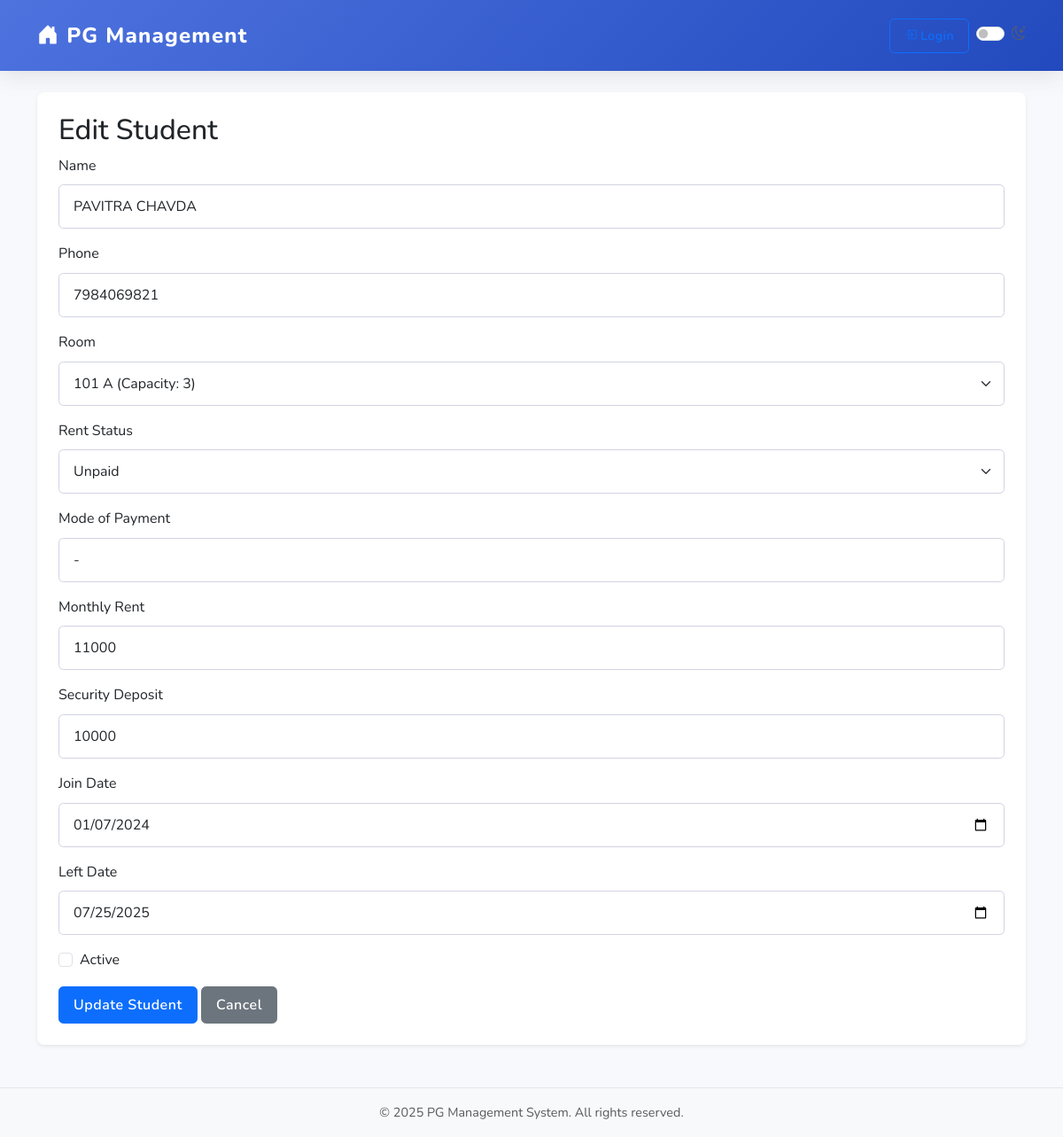
The page /students/edit/1 on the database as committed earlier.
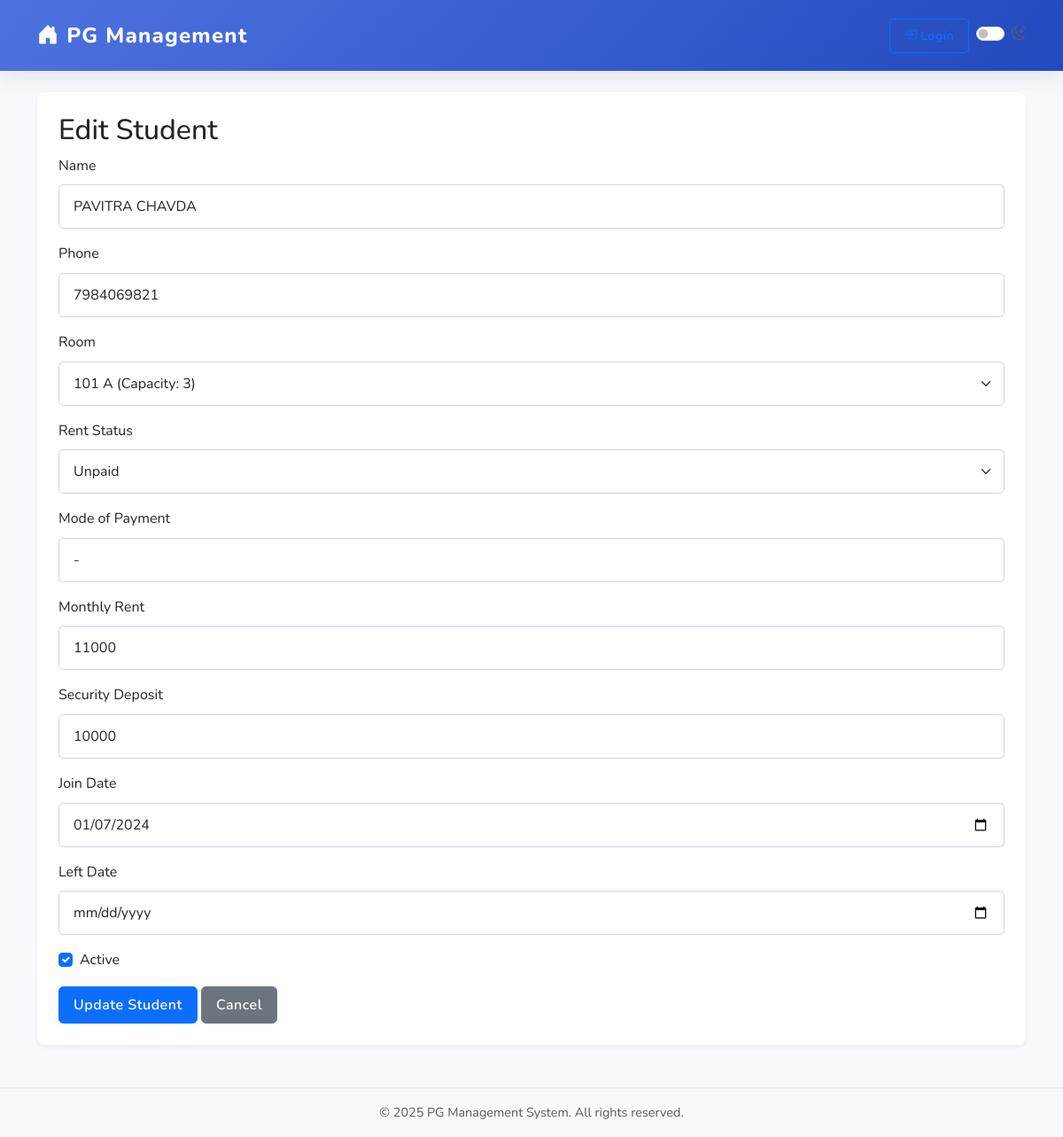
The same page on the database as committed later.
### app.py (models this page shows)
class Student(db.Model):
    id = db.Column(db.Integer, primary_key=True)
    name = db.Column(db.String(100), nullable=False)
    phone = db.Column(db.String(15), nullable=False)
    room_id = db.Column(db.Integer, db.ForeignKey('room.id'), nullable=False)
    rent_status = db.Column(db.String(20), nullable=False)
    mode_of_payment = db.Column(db.String(20), nullable=False)
    monthly_rent = db.Column(db.Integer, nullable=False)
    security_deposit = db.Column(db.Integer, nullable=False)
    join_date = db.Column(db.Date, nullable=False)
    left_date = db.Column(db.Date, nullable=True)
    is_active = db.Column(db.Boolean, default=True)

class Room(db.Model):
    id = db.Column(db.Integer, primary_key=True)
    number = db.Column(db.String(10), unique=True, nullable=False)
    capacity = db.Column(db.Integer, nullable=False)
    students = db.relationship('Student', backref='room', lazy=True)

### app.py (the view, shortened to what this page needs)
@app.route('/students/edit/<int:student_id>', methods=['GET', 'POST'])
def edit_student(student_id):
    student = Student.query.get_or_404(student_id)
    rooms = Room.query.all()
    return render_template('edit_student.html', student=student, rooms=rooms)

### app.py (called while the page is built)
@app.context_processor
def inject_now():
    return {'now': datetime.utcnow()}

@app.context_processor
def inject_user():
    user_id = session.get('user_id')
    if user_id:
        user = User.query.get(user_id)
        return {'current_user': user}
    return {'current_user': None}

### templates/edit_student.html (shortened to what this page needs)
{% extends 'base.html' %}
{% block content %}
<h2>Edit Student</h2>
<form method="post">
    <div class="mb-3">
        <label for="name" class="form-label">Name</label>
        <input type="text" class="form-control" id="name" name="name" value="{{ student.name }}" required>
    </div>
    <div class="mb-3">
        <label for="phone" class="form-label">Phone</label>
        <input type="text" class="form-control" id="phone" name="phone" value="{{ student.phone }}" required>
    </div>
    <div class="mb-3">
        <label for="room_id" class="form-label">Room</label>
        <select class="form-select" id="room_id" name="room_id" required>
            {% for room in rooms %}
            <option value="{{ room.id }}" {% if student.room_id == room.id %}selected{% endif %}>{{ room.number }} (Capacity: {{ room.capacity }})</option>
            {% endfor %}
        </select>
    </div>
    <div class="mb-3">
        <label for="rent_status" class="form-label">Rent Status</label>
        <select class="form-select" id="rent_status" name="rent_status" required>
            <option value="Unpaid" {% if student.rent_status == 'Unpaid' %}selected{% endif %}>Unpaid</option>
        </select>
    </div>
    <div class="mb-3">
        <label for="mode_of_payment" class="form-label">Mode of Payment</label>
        <input type="text" class="form-control" id="mode_of_payment" name="mode_of_payment" value="{{ student.mode_of_payment }}" required>
    </div>
    <div class="mb-3">
        <label for="monthly_rent" class="form-label">Monthly Rent</label>
        <input type="number" class="form-control" id="monthly_rent" name="monthly_rent" value="{{ student.monthly_rent }}" required min="0">
    </div>
    <div class="mb-3">
        <label for="security_deposit" class="form-label">Security Deposit</label>
        <input type="number" class="form-control" id="security_deposit" name="security_deposit" value="{{ student.security_deposit }}" required min="0">
    </div>
    <div class="mb-3">
        <label for="join_date" class="form-label">Join Date</label>
        <input type="date" class="form-control" id="join_date" name="join_date" value="{{ student.join_date.strftime('%Y-%m-%d') }}" required>
    </div>
    <div class="mb-3">
        <label for="left_date" class="form-label">Left Date</label>
        <input type="date" class="form-control" id="left_date" name="left_date" value="{{ student.left_date.strftime('%Y-%m-%d') if student.left_date else '' }}">
    </div>
    <div class="form-check mb-3">
        <input class="form-check-input" type="checkbox" id="is_active" name="is_active" {% if student.is_active %}checked{% endif %}>
        <label class="form-check-label" for="is_active">Active</label>
    </div>
    <button type="submit" class="btn btn-primary">Update Student</button>
    <a href="{{ url_for('list_students') }}" class="btn btn-secondary">Cancel</a>
</form>
{% endblock %}

### templates/base.html (shortened to what this page needs)
<!DOCTYPE html>
<html lang="en">
<head>
    <link href="https://cdn.jsdelivr.net/npm/bootstrap@5.3.0/dist/css/bootstrap.min.css" rel="stylesheet">
    <link rel="stylesheet" href="https://cdn.jsdelivr.net/npm/bootstrap-icons@1.10.0/font/bootstrap-icons.css">
    <link rel="stylesheet" href="{{ url_for('static', filename='style.css') }}" id="main-stylesheet">
    <link rel="stylesheet" href="{{ url_for('static', filename='dark-mode.css') }}" id="dark-mode-stylesheet" disabled>
</head>
<body>
    <nav class="navbar navbar-expand-lg navbar-dark sticky-top">
        <div class="container">
            <a class="navbar-brand" href="/">
                <i class="bi bi-house-door-fill me-2"></i>PG Management
            </a>
            <div class="collapse navbar-collapse" id="navbarNav">
                <ul class="navbar-nav ms-auto align-items-center">
                    <li class="nav-item dropdown ms-3">
                        {% if current_user %}
                        <a class="nav-link dropdown-toggle d-flex align-items-center" href="#" id="userDropdown"
                           role="button" data-bs-toggle="dropdown" aria-expanded="false">
                            <div class="avatar bg-primary text-white rounded-circle d-flex align-items-center justify-content-center"
                                 style="width: 36px; height: 36px;">
                                {{ current_user.username[0]|upper }}
                            </div>
                            <span class="ms-2 d-none d-lg-inline">{{ current_user.username }}</span>
                        </a>
                        <ul class="dropdown-menu dropdown-menu-end" aria-labelledby="userDropdown">
                            <li><a class="dropdown-item" href="#"><i class="bi bi-person me-2"></i>Profile</a></li>
                            <li><a class="dropdown-item" href="#"><i class="bi bi-gear me-2"></i>Settings</a></li>
                            <li><hr class="dropdown-divider"></li>
                            <li><a class="dropdown-item" href="{{ url_for('logout') }}">
                                <i class="bi bi-box-arrow-right me-2"></i>Logout</a>
                            </li>
                        </ul>
                        {% else %}
                        <a href="{{ url_for('login') }}" class="btn btn-outline-primary btn-sm">
                            <i class="bi bi-box-arrow-in-right me-1"></i>Login
                        </a>
                        {% endif %}
                    </li>
                    <li class="nav-item ms-2 d-flex align-items-center">
                        <div class="form-check form-switch">
                            <input class="form-check-input" type="checkbox" id="darkModeToggle" aria-label="Toggle dark mode">
                            <label class="form-check-label" for="darkModeToggle" title="Toggle Dark Mode">
                                <i class="bi bi-moon-stars"></i>
                            </label>
                        </div>
                    </li>
                </ul>
            </div>
        </div>
    </nav>
    <main class="py-4">
        <div class="container">
            <div class="card shadow-sm mb-4">
                <div class="card-body p-4">
                    {% block content %}{% endblock %}
                </div>
            </div>
        </div>
    </main>
    <footer class="footer mt-auto py-3 bg-light mt-4">
        <div class="container text-center">
            <span class="text-muted">
                &copy; {{ now.year }} PG Management System. All rights reserved.
            </span>
        </div>
    </footer>
</body>
</html>

### static/style.css (style rules this page uses)
:root { --primary-color: #4e73df; --secondary-color: #858796; --success-color: #1cc88a; --info-color: #36b9cc; --warning-color: #f6c23e; --danger-color: #e74a3b; --light-color: #f8f9fc; --dark-color: #5a5c69; --shadow: 0 0.15rem 1.75rem 0 rgba(58, 59, 69, 0.15); }
body { background-color: #f8f9fc; color: var(--dark-color); font-family: 'Nunito', -apple-system, BlinkMacSystemFont, 'Segoe UI', Roboto, 'Helvetica Neue', Arial, sans-serif; line-height: 1.6; }
.navbar { box-shadow: 0 0.15rem 1.75rem 0 rgba(58, 59, 69, 0.15); padding: 1rem 0; background: linear-gradient(135deg, #4e73df 0%, #224abe 100%) !important; }
.navbar-brand { font-weight: 800; font-size: 1.5rem; letter-spacing: 0.05em; }
.card { border: none; border-radius: 0.5rem; box-shadow: var(--shadow); margin-bottom: 1.5rem; transition: transform 0.3s ease, box-shadow 0.3s ease; }
.btn { border-radius: 0.35rem; font-weight: 600; padding: 0.5rem 1rem; transition: all 0.2s; letter-spacing: 0.5px; }
.btn i { margin-right: 0.3rem; }
.form-control, .form-select { border-radius: 0.35rem; padding: 0.75rem 1rem; border: 1px solid #d1d3e2; transition: border-color 0.15s ease-in-out, box-shadow 0.15s ease-in-out; }
.footer { padding: 2rem 0; margin-top: 3rem; color: var(--secondary-color); font-size: 0.9rem; text-align: center; border-top: 1px solid #e3e6f0; }

Rows that differ between the two databases and show on the page:
changed Student "PAVITRA CHAVDA": is_active "☐" → "☑"; left_date "07/25/2025" → (not shown)
